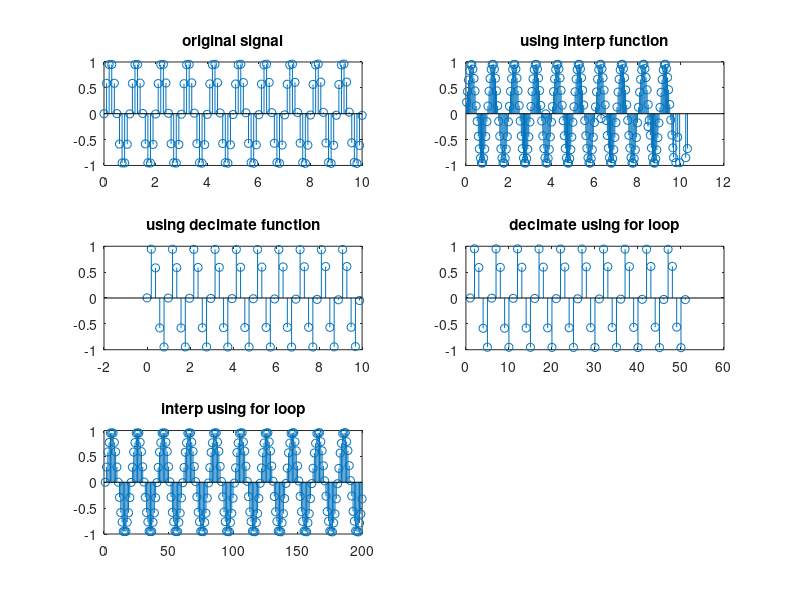

The MATLAB source for this figure:
clc
clear all
close all

t=0:0.1:10;
pi = 3.14
y=sin(2*pi*t);

y1 = interp(y, 2);
t1 = interp(t, 2);

y2=decimate(y,2);
t2=decimate(t,2);

figure(1)
subplot(3,2,1)
stem(t,y )
title('original signal')
subplot(3,2,2)
stem(t1,y1)
title('using interp function')
subplot(3,2,3)
stem(t2,y2)
title('using decimate function')


hold on
index=1
for i=1:length(t)
    if mod(i,2)~=0
        y3(index)=y(i);
        index=index+1;
    end
end

subplot(3,2,4)
stem(y3)
title('decimate using for loop')


index=1;
for i=1:length(t)-1
        y4(index)=y(i);
        y4(index+1)=(y(i)+y(i+1))/2;
        index=index+2;
end

subplot(3,2,5)
stem(y4)
title('interp using for loop')




